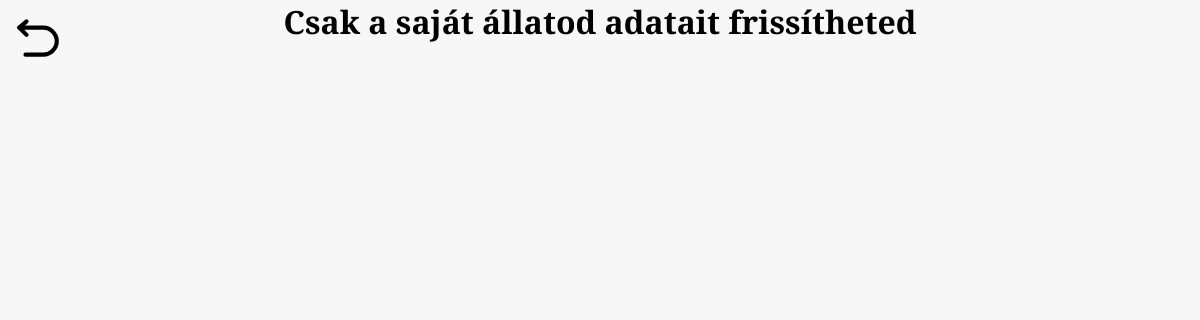
Page /allat_frissitese.php?id=11 (signed in) on the earlier database version.
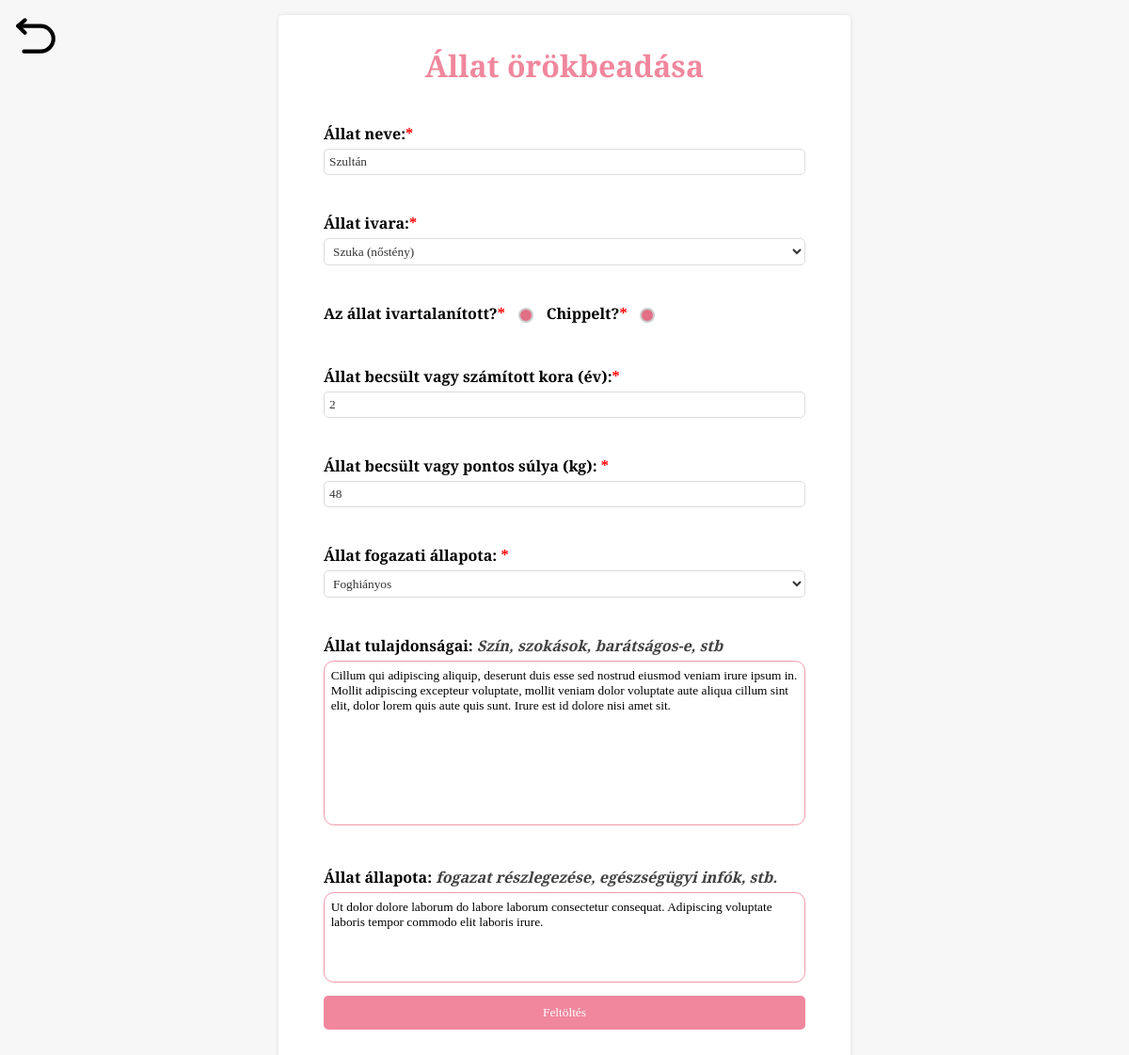
Same page on the later database version.
### tables this page shows
CREATE TABLE `allat` (
  `ALLAT_ID` int(11) NOT NULL,
  `NEV` varchar(20) NOT NULL,
  `ADDED_AT` datetime NOT NULL DEFAULT current_timestamp(),
  `IS_QUARANTINED` tinyint(1) NOT NULL DEFAULT 1 COMMENT 'Alaphelyzetben igaz',
  `IS_BEFOGADHATO` tinyint(1) NOT NULL DEFAULT 0 COMMENT 'Alaphelyzetben hamis',
  `IS_IVARTALAN` tinyint(1) NOT NULL DEFAULT 0 COMMENT 'Alaphelyzetben hamis',
  `IS_CHIPPED` tinyint(1) NOT NULL DEFAULT 0,
  `IVAR` varchar(5) NOT NULL COMMENT 'szuka vagy kan',
  `KOR` int(2) NOT NULL,
  `SULY` int(3) NOT NULL,
  `FOG_ALLAPOT` int(11) NOT NULL,
  `FAJ` varchar(255) NOT NULL,
  `TIPUS` varchar(256) NOT NULL,
  `IMG` varchar(256) DEFAULT NULL,
  `ALLAPOT` varchar(2000) DEFAULT 'Az állathoz nem csatoltak az állat állapotáról szöveget.',
  `TULAJDONSAGOK` varchar(2000) DEFAULT 'Az állathoz nem csatoltak az állat tulajdonságairól szöveget.',
  `EMAIL` varchar(256) NOT NULL,
  `TELEFON` varchar(15) NOT NULL,
  `BEFOGADOTT` tinyint(1) NOT NULL DEFAULT 0,
  `USER_ID` int(11) DEFAULT NULL
);

### allat_frissitese.php (the view, shortened to what this page needs)
<!DOCTYPE html>
<html lang="en">
<head>
    <link rel="stylesheet" href="https://code.cdn.mozilla.net/fonts/fira.css">
    <link rel="stylesheet" href="css/universal.css?v=<?php echo time(); ?>">
    <link rel="stylesheet" href="css/forms.css?v=<?php echo time(); ?>">
    <link rel="stylesheet" href="https://cdnjs.cloudflare.com/ajax/libs/intl-tel-input/17.0.8/css/intlTelInput.css"/>
</head>
<body>
    <a href="javascript:history.back()">
        <img style="position:absolute; top:10pt; left:10pt;" width="50" height="50" src="img/return.svg" alt="Vissza" title="Vissza">
    </a>
    <div class="container">
        <?php
        require_once("config.php");
        $url_allat_id = $_GET['id'];
        $allat = $link->query("SELECT * FROM `allat` WHERE `allat_id` = \"$url_allat_id\"");
        $mezo = $allat -> fetch_row();
        $nev = $mezo[1];
        $kor = $mezo[8];
        $suly = $mezo[9];
        $allapot = $mezo[14];
        $tulajdonsagok = $mezo[15];
        $USER_ID = $mezo[19];
        if ($_SESSION["id"] != $USER_ID) {
            echo '<h1 style="text-align:center;">Csak a saját állatod adatait frissítheted</a></h1>';
            exit;
        }
        ?>
        <form id="feltoltes" method="post" class="form-container" action="" enctype="multipart/form-data">
            <h1>Állat örökbeadása</h1>
            <ul>
            <li> <label for="nev">Állat neve:<span class="star">*</span></label><input value="<?php echo $nev;?>" required type="text" name="nev" placeholder="Buksi"> </li>
            <li> <label for="ivar">Állat ivara:<span class="star">*</span></label><select required type="text" name="ivar">
                <option value="szuka" <?php if ($ivar = "kan") {echo "selected";}?>>Szuka (nőstény)</option>
                </select>
            </li>
            <li>
                <label for="ivartalan">Az állat ivartalanított?<span class="star">*</span></label> <input <?php if ($IS_IVARTALAN = "1") {echo "checked";}?> type="checkbox" name="ivartalan" id="ivartalan">
                <label for="chipped">Chippelt?<span class="star">*</span></label> <input <?php if ($IS_CHIPPED = "1") {echo "checked";}?> type="checkbox" name="chipped" id="chipped">
            </li>
            <li> <label for="kor">Állat becsült vagy számított kora (év):<span class="star">*</span></label><input required min="0" max="99" type="number" name="kor" placeholder="5" value="<?php echo $kor;?>"></li>
            <li> <label for="suly">Állat becsült vagy pontos súlya (kg): <span class="star">*</span></label><input required type="number" min="0" max="999" name="suly" placeholder="15" value="<?php echo $suly;?>"></li>
            <li title="Bővebb információt az állat állapota részben csatolj!">
                <label for="fog_allapot" >Állat fogazati állapota: <span class="star">*</span> </label>
                <select required type="choice" name="fog_allapot">
                    <option value="4" <?php if ($ivfog_allapotar = 4) {echo "selected";}?>>Foghiányos</option>
                </select>
            </li>
            <li>
                <label for="tulajdonsagok">Állat tulajdonságai: <i style="color: #111111CC;">Szín, szokások, barátságos-e, stb</i></label>
                <textarea form="feltoltes" name="tulajdonsagok" id="tulajdonsagok" cols="30" rows="10" maxlength="2000" placeholder="Fekete szőrű keverék macska, utcán találtuk. Mindenkivel kedves, nem karmol, nem harap..."><?php echo $tulajdonsagok;?></textarea>
            </li>
            <li>
                <label for="allapot">Állat állapota: <i style="color: #111111CC;">fogazat részlegezése, egészségügyi infók, stb.</i></label>
                <textarea form="feltoltes" name="allapot" id="allapot" cols="30" rows="5" maxlength="2000" placeholder="Két foga szuvas az egyik a bal felső kisőrlő, a másik pedig a jobb alsó kisőrlő foga. Egy éve bal hátsó lába törött.."><?php echo $allapot;?></textarea>
            </li>
            </ul>
            <input type="submit" name="submit" value="Feltöltés">
        </form>
    </div>
</body>
</html>

Differences in the rows shown:
now on this page (row edited): allat: nev "Szultán", kor "2", suly "48", tulajdonsagok "Cillum qui adipiscing aliquip, deserunt duis esse sed nostrud eiusmod veniam irure ipsum in. Mollit adipiscing excepteur voluptate, mollit veniam dolor voluptate aute aliqua cillum sint elit, dolor lorem quis aute quis sunt. Irure est id dolore nisi amet sit.", allapot "Ut dolor dolore laborum do labore laborum consectetur consequat. Adipiscing voluptate laboris tempor commodo elit laboris irure."
changed allat: USER_ID 8 → 1 (drawn)
Other differences:
form field ivar: (not shown) → "Szuka (nőstény)"
form field ivartalan: (not shown) → "☑"
form field chipped: (not shown) → "☑"
form field fog_allapot: (not shown) → "Foghiányos"
form field submit: (not shown) → "Feltöltés"
text no longer shown: "Csak a saját állatod adatait frissítheted"
text now shown: "Állat örökbeadása Állat neve: * Állat ivara: * Az állat ivartalanított? * Chippelt? * Állat becsült vagy számított kora (év): * Állat becsült vagy pontos súlya (kg): * Állat fogazati állapota: * Állat tulajdonságai: Szín, szokások, barátságos-e, stb Állat állapota: fogazat részlegezése, egészségügyi infók, stb."
